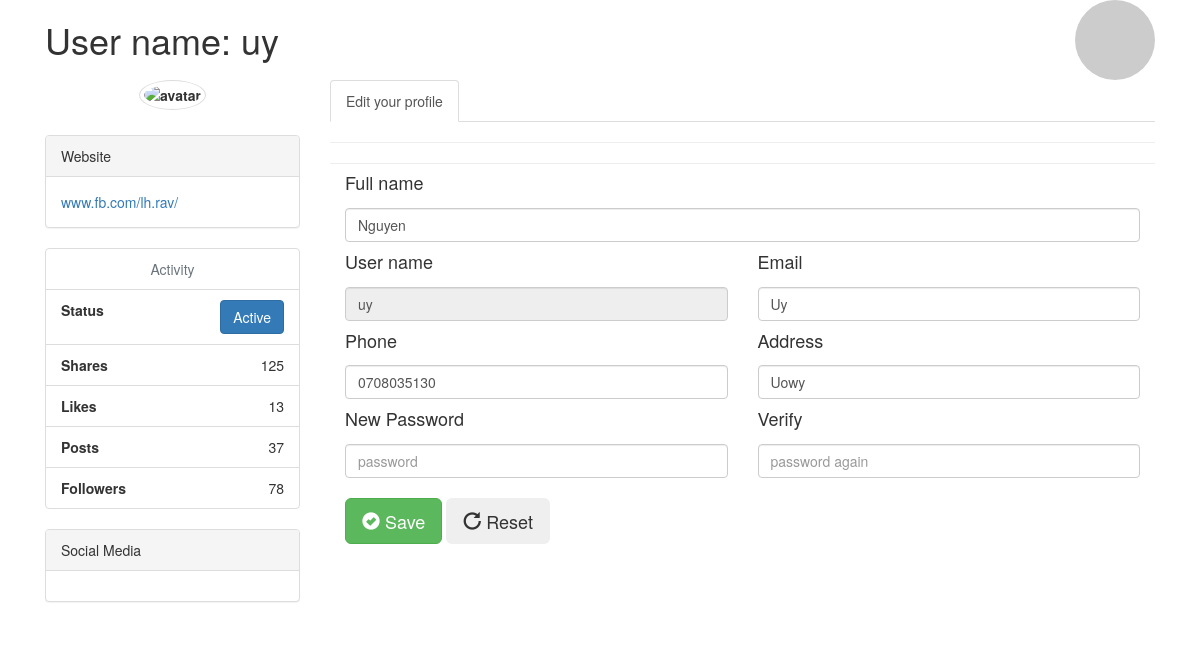
Before: /view/profile.php (signed in) with the older database file.
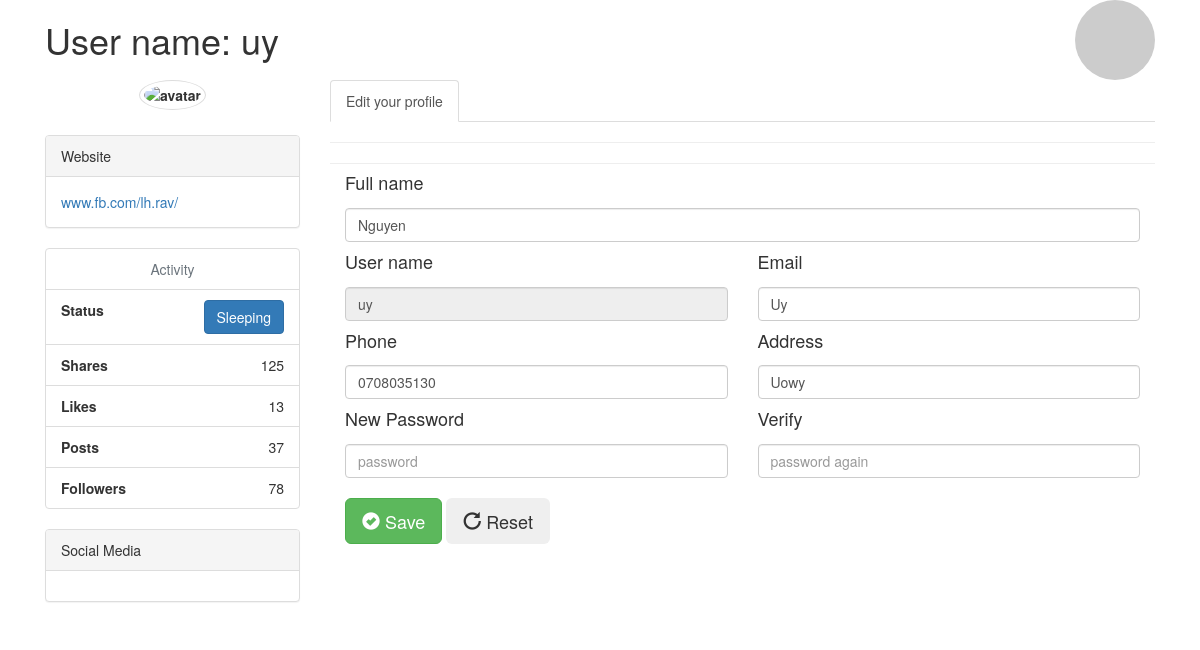
After: the same page with the newer database file.
### tables this page shows
CREATE TABLE `tbl_guess` (
  `id` int(10) UNSIGNED NOT NULL,
  `full_name` varchar(150) NOT NULL,
  `email` varchar(150) NOT NULL,
  `username` varchar(150) NOT NULL,
  `address` varchar(255) NOT NULL,
  `password` varchar(255) NOT NULL,
  `phone` varchar(20) NOT NULL,
  `status` text DEFAULT NULL
);

### view/profile.php (the view, shortened to what this page needs)
<?php include('../config/constants.php'); ?>
<?php
    $username = $_SESSION['guess'];
    $sql = "SELECT * FROM tbl_guess WHERE username='$username'";
    $res = mysqli_query($conn, $sql);
    $row=mysqli_fetch_assoc($res);
    $customer_name = $row['full_name'];
    $customer_contact = $row['phone'];
    $customer_email = $row['email'];
    $customer_address = $row['address'];
    $status = $row['status'];
    $customer_username = $row['username'];
?>
<!DOCTYPE html>
<html>
<head>
    <link href="//maxcdn.bootstrapcdn.com/bootstrap/4.1.1/css/bootstrap.min.css" rel="stylesheet" id="bootstrap-css">
    <link href="//maxcdn.bootstrapcdn.com/bootstrap/4.0.0/css/bootstrap.min.css" rel="stylesheet" id="bootstrap-css">
    <link rel="stylesheet" href="https://maxcdn.bootstrapcdn.com/bootstrap/3.3.7/css/bootstrap.min.css">
</head>
<body>
    <div class="container">
        <div class="row">
            <div class="col-sm-10">
                <h1>User name:
                    <?php
                        echo $_SESSION['guess'];
                    ?>
                </h1>
            </div>
            <div class="col-sm-2"><a href="index.php" class="pull-right"><img title="profile image" class="img-circle img-responsive" src="http://www.gravatar.com/avatar/28fd20ccec6865e2d5f0e1f4446eb7bf?s=100"></a></div>
        </div>
        <div class="row">
            <div class="col-sm-3">
                <div class="text-center">
                    <label for="avatar">
                    <img src="http://ssl.gstatic.com/accounts/ui/avatar_2x.png" class="avatar img-circle img-thumbnail" alt="avatar">
                    </label>
                </div>
                </hr><br>
                <div class="panel panel-default">
                    <div class="panel-heading">Website <i class="fa fa-link fa-1x"></i></div>
                    <div class="panel-body"><a href="https://www.facebook.com/lh.rav/">www.fb.com/lh.rav/</a></div>
                </div>
                <form action="" method="POST" class="text-center">
                <ul class="list-group">
                    <li class="list-group-item text-muted">Activity <i class="fa fa-dashboard fa-1x"></i></li>
                    <li class="list-group-item text-right">
                        <span class="pull-left">
                        <strong>Status</strong></span>
                            <button class="btn btn-primary" id="status" name="submitStt" type="submit">
                                <?php echo $status;
                                ?>
                            </button>
                    </li>
                    <li class="list-group-item text-right"><span class="pull-left"><strong>Shares</strong></span> 125</li>
                    <li class="list-group-item text-right"><span class="pull-left"><strong>Likes</strong></span> 13</li>
                    <li class="list-group-item text-right"><span class="pull-left"><strong>Posts</strong></span> 37</li>
                    <li class="list-group-item text-right"><span class="pull-left"><strong>Followers</strong></span> 78</li>
                </ul>
                </form>
                <div class="panel panel-default">
                    <div class="panel-heading">Social Media</div>
                    <div class="panel-body">
                    </div>
                </div>
            </div>
            <div class="col-sm-9">
                <ul class="nav nav-tabs">
                    <li class="active"><a data-toggle="tab" href="#home">Edit your profile</a></li>
                </ul>
                <div class="tab-content">
                    <div class="tab-pane active" id="home">
                        <hr>
                        <form class="form" action="##" method="post" id="registrationForm">
                            <div class="form-group">
                                <div class="col-xs-12">
                                    <label for="full_name">
                                        <h4>Full name</h4>
                                    </label>
                                    <input type="text" class="form-control" name="full_name" id="full_name" placeholder="full name" title="enter your full name." value="<?php
                                        echo $customer_name;
                                    ?>">
                                </div>
                            </div>
                            <div class="form-group">
                                <div class="col-xs-6">
                                    <label for="username">
                                        <h4>User name</h4>
                                    </label>
                                    <input readonly="readonly" type="text" class="form-control" name="username" id="username" placeholder="User name" title="enter username." value="<?php
                                        echo $customer_username;
                                    ?>">
                                </div>
                            </div>
                            <div class="form-group">
                                <div class="col-xs-6">
                                    <label for="email">
                                        <h4>Email</h4>
                                    </label>
                                    <input type="email" class="form-control" name="email" id="email" placeholder="you@email.com" title="enter your email." value="<?php
                                        echo $customer_email;
                                    ?>">
                                </div>
                            </div>
                            <div class="form-group">
                                <div class="col-xs-6">
                                    <label for="phone">
                                        <h4>Phone</h4>
                                    </label>
                                    <input type="number" class="form-control" name="phone" id="phone" placeholder="enter phone" title="enter your phone number." value="<?php
                                        echo $customer_contact;
                                    ?>">
                                </div>
                            </div>
                            <div class="form-group">
                                <div class="col-xs-6">
                                    <label for="Address">
                                        <h4>Address</h4>
                                    </label>
                                    <input type="Address" class="form-control" id="Address" placeholder="somewhere" title="enter a location" value="<?php
                                        echo $customer_address;
                                    ?>">
                                </div>
                            </div>
                            <div class="form-group">
                                <div class="col-xs-6">
                                    <label for="password">
                                        <h4>New Password</h4>
                                    </label>
                                    <input type="password" class="form-control" name="password" id="password" placeholder="password" title="enter your password.">
                                </div>
                            </div>
                            <div class="form-group">
                                <div class="col-xs-6">
                                    <label for="password2">
                                        <h4>Verify</h4>
                                    </label>
                                    <input type="password" class="form-control" name="password_re" id="password_re" placeholder="password again" title="enter your password2.">
                                </div>
                            </div>
                            <div class="form-group">
                                <div class="col-xs-12">
                                    <br>
                                    <button class="btn btn-lg btn-success" type="submit" name="submit"><i class="glyphicon glyphicon-ok-sign"></i> Save</button>
                                    <button class="btn btn-lg" type="reset"><i class="glyphicon glyphicon-repeat"></i> Reset</button>
                                </div>
                            </div>
                        </form>
                        <hr>
                    </div>
                </div>
            </div>
        </div>
    </div>
</body>
</html>

Changed rows visible on the page:
changed tbl_guess "Nguyen": status "Active" → "Sleeping"
